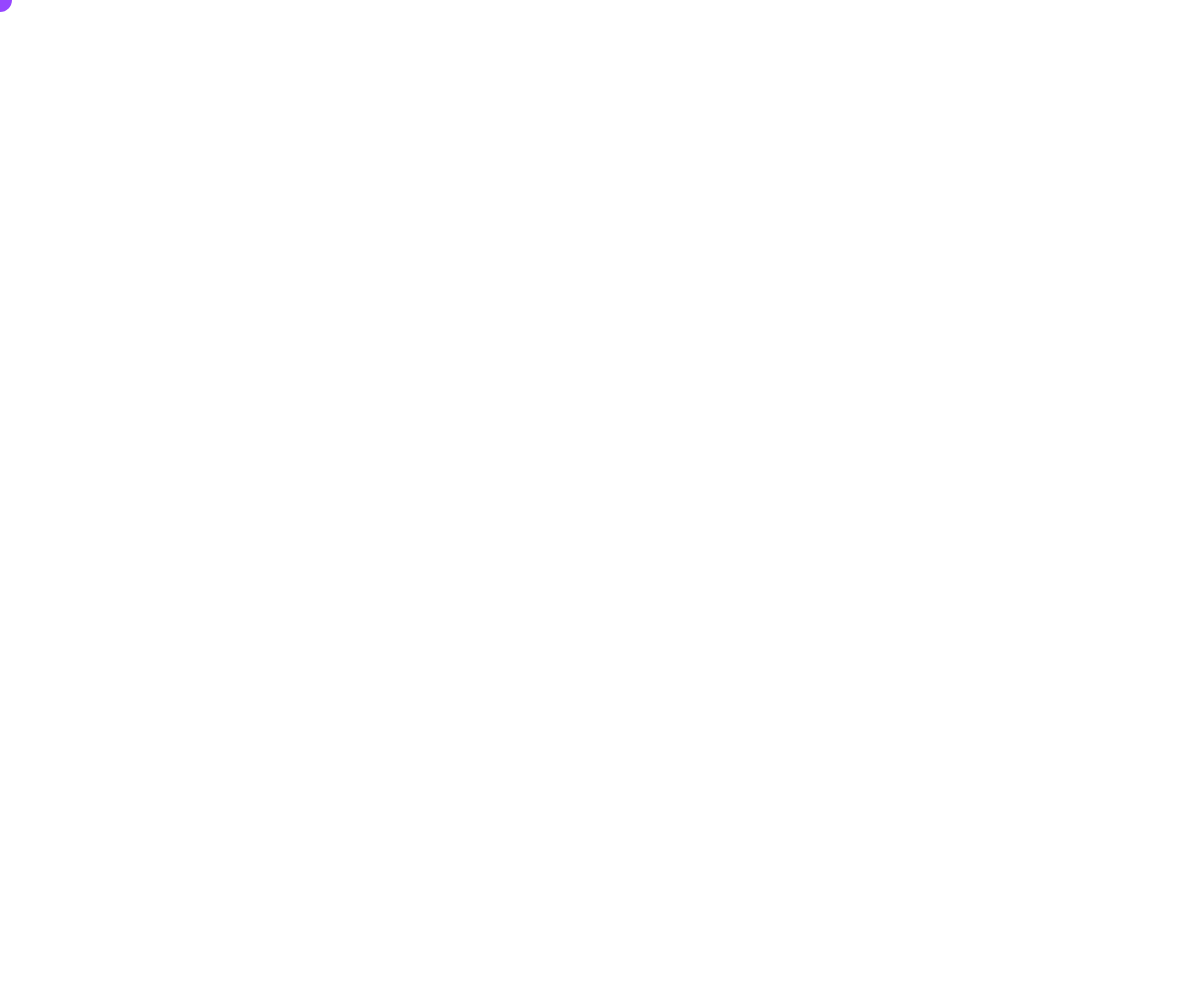
Frame 1 (no input)
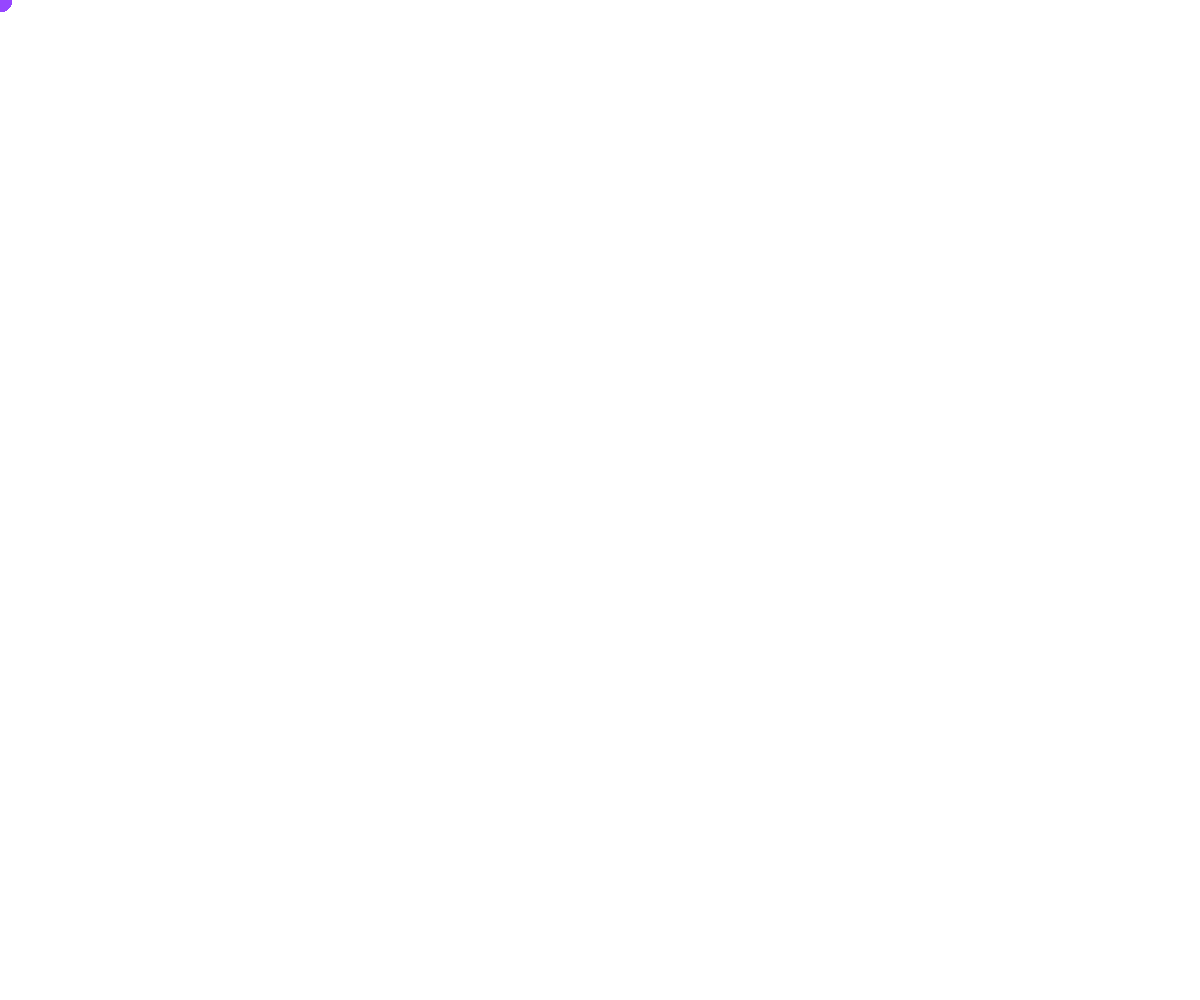
Frame 60 (no input)
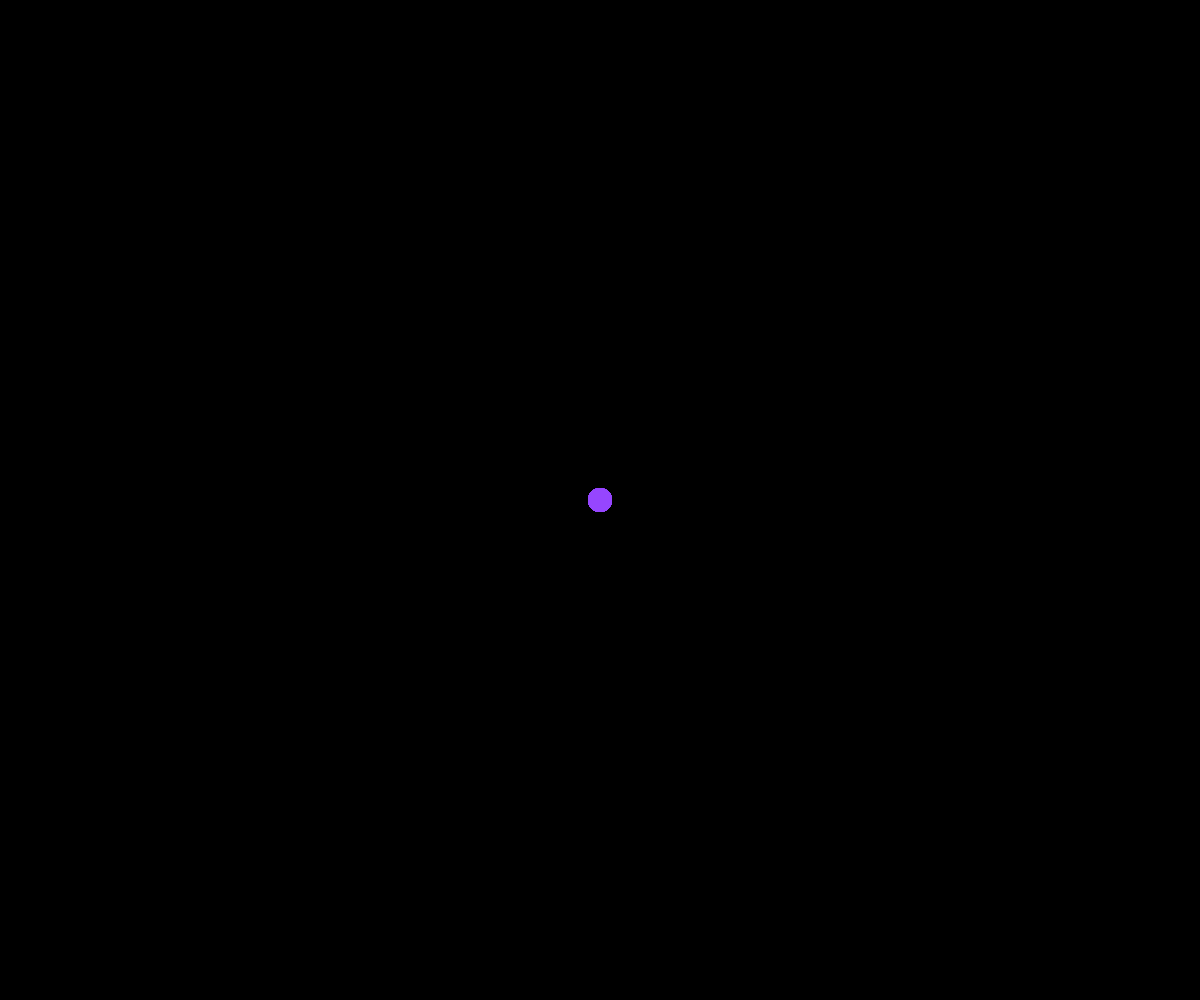
Frame 120 (the mouse pressed at the canvas centre since frame 60)

The p5.js sketch that drew these frames (run headless with seeded random() and noise() and a simulated clock; from frame 60 on, the mouse is pressed at the canvas centre):

// p5.js sketch
// ── sketch.js
let zBereich;


function setup() {
  zBereich = createCanvas(windowWidth, windowHeight);
  zBereich.position(0,0);
  zBereich.style('z-index','-1');
}

function draw() {
  noStroke();
  fill(150, 70, 300);
  circle(mouseX, mouseY, 24);
  
}

function mousePressed() {
 background(0);
}
// ── style.css
html, body {
  margin: 0;
  padding: 0;
  background-color: lightcyan;
}
canvas {
  display: block;
}
 h1 {
   color: midnightblue;
 }
